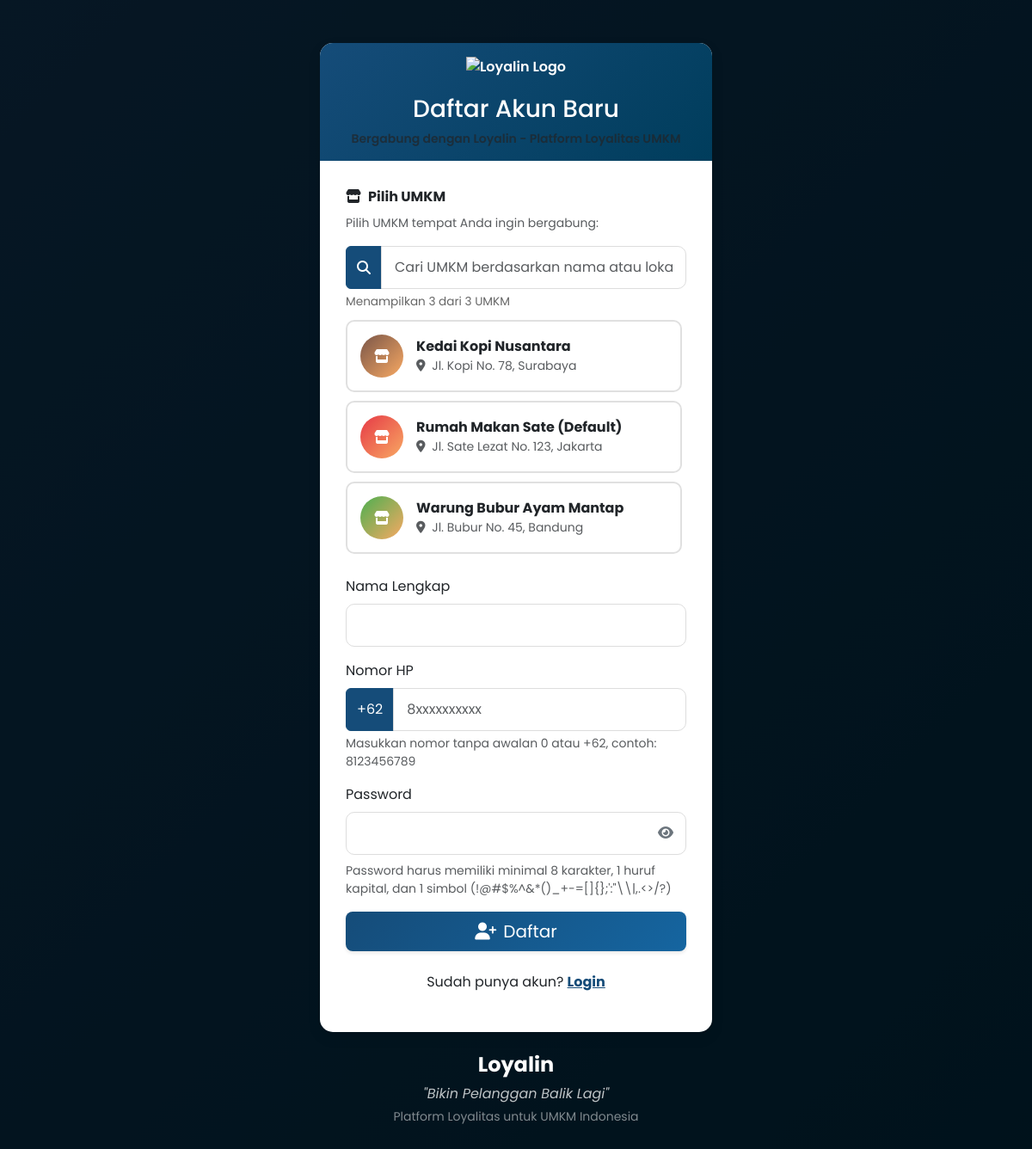
/register.php, run on the app's committed database.
### tables this page shows
CREATE TABLE IF NOT EXISTS businesses (
    id INT AUTO_INCREMENT PRIMARY KEY,
    business_name VARCHAR(255) NOT NULL,
    business_slug VARCHAR(255) UNIQUE NOT NULL,
    owner_name VARCHAR(255),
    phone VARCHAR(15),
    email VARCHAR(255),
    address TEXT,
    logo_path VARCHAR(255),
    
     
    points_ratio INT DEFAULT 10000,
    
     
    primary_color VARCHAR(7) DEFAULT '#e63946',
    secondary_color VARCHAR(7) DEFAULT '#f1faee',
    accent_color VARCHAR(7) DEFAULT '#f8a963',
    
     
    subscription_status ENUM('active', 'suspended', 'cancelled') DEFAULT 'active',
    subscription_start_date DATE,
    subscription_end_date DATE,
    monthly_fee DECIMAL(10,2) DEFAULT 50000,
    
     
    status ENUM('active', 'inactive') DEFAULT 'active',
    
     
    created_at TIMESTAMP DEFAULT CURRENT_TIMESTAMP,
    updated_at TIMESTAMP DEFAULT CURRENT_TIMESTAMP ON UPDATE CURRENT_TIMESTAMP,
    
    INDEX idx_slug (business_slug),
    INDEX idx_status (status),
    INDEX idx_subscription (subscription_status)
);

### config/db.php (called while the page is built, shortened)
<?php
function getAllActiveBusinesses($conn) {
    $query = "SELECT * FROM businesses WHERE status = 'active' AND subscription_status = 'active' ORDER BY business_name ASC";
    $result = $conn->query($query);
    $businesses = [];
    if ($result->num_rows > 0) {
        while ($row = $result->fetch_assoc()) {
            $businesses[] = $row;
        }
    }
    return $businesses;
}
?>

### register.php (the view, shortened to what this page needs)
<?php
require_once 'config/db.php';
$basePath = '';
$activeBusinesses = getAllActiveBusinesses($conn);
$name = '';
$phone = '';
?>
<!DOCTYPE html>
<html lang="id">
<head>
    <link href="https://cdn.jsdelivr.net/npm/bootstrap@5.3.0/dist/css/bootstrap.min.css" rel="stylesheet">
    <link rel="stylesheet" href="https://cdnjs.cloudflare.com/ajax/libs/font-awesome/6.4.0/css/all.min.css">
    <link rel="stylesheet" href="<?php echo isset($basePath) ? $basePath : ''; ?>assets/css/style.css">
</head>
<body>
    <div class="container register-container">
        <div class="card">
            <div class="card-header text-center">
                <div class="auth-logo">
                    <img src="assets/images/logo-loyalin.png" alt="Loyalin Logo" style="max-width: 200px;">
                </div>
                <h3>Daftar Akun Baru</h3>
                <p class="text-muted small mb-0">Bergabung dengan Loyalin - Platform Loyalitas UMKM</p>
            </div>
            <div class="card-body auth-form">
                <?php if(count($activeBusinesses) > 0): ?>
                <form method="POST" action="<?php echo htmlspecialchars($_SERVER["PHP_SELF"]); ?>"
                    onsubmit="return validateRegistrationForm()">
                    <div class="mb-3">
                        <label class="form-label fw-bold">
                            <i class="fas fa-store me-2"></i>Pilih UMKM
                        </label>
                        <p class="text-muted small">Pilih UMKM tempat Anda ingin bergabung:</p>
                        <div class="business-search-box">
                            <div class="input-group">
                                <span class="input-group-text"><i class="fas fa-search"></i></span>
                                <input type="text" class="form-control" id="businessSearch"
                                    placeholder="Cari UMKM berdasarkan nama atau lokasi...">
                            </div>
                            <div class="business-counter">
                                Menampilkan <span id="visibleCount"><?php echo count($activeBusinesses); ?></span>
                                dari <span id="totalCount"><?php echo count($activeBusinesses); ?></span> UMKM
                            </div>
                        </div>
                        <div class="business-list-container" id="businessList">
                            <?php foreach($activeBusinesses as $business): ?>
                            <div class="business-select-card" data-business-name="<?php echo strtolower($business['business_name']); ?>"
                                data-business-address="<?php echo strtolower($business['address']); ?>">
                                <label class="business-select-label" for="business_<?php echo $business['id']; ?>">
                                    <div class="d-flex align-items-center">
                                        <?php if($business['logo_path'] && file_exists($business['logo_path'])): ?>
                                            <img src="<?php echo $business['logo_path']; ?>" alt="Logo"
                                                style="width: 50px; height: 50px; object-fit: cover; border-radius: 50%; margin-right: 15px;">
                                        <?php else: ?>
                                            <div style="width: 50px; height: 50px; border-radius: 50%; margin-right: 15px;
                                                background: linear-gradient(135deg, <?php echo $business['primary_color']; ?>, <?php echo $business['accent_color']; ?>);
                                                display: flex; align-items: center; justify-content: center;">
                                                <i class="fas fa-store text-white"></i>
                                            </div>
                                        <?php endif; ?>
                                        <div class="flex-grow-1">
                                            <div class="fw-bold"><?php echo htmlspecialchars($business['business_name']); ?></div>
                                            <div class="text-muted small">
                                                <i class="fas fa-map-marker-alt me-1"></i>
                                                <?php echo htmlspecialchars(substr($business['address'], 0, 50)); ?><?php echo strlen($business['address']) > 50 ? '...' : ''; ?>
                                            </div>
                                        </div>
                                    </div>
                                </label>
                            </div>
                            <?php endforeach; ?>
                        </div>
                    </div>
                    <div class="mb-3">
                        <label for="name" class="form-label">Nama Lengkap</label>
                        <input type="text" class="form-control" id="name" name="name"
                            value="<?php echo htmlspecialchars($name); ?>" required>
                    </div>
                    <div class="mb-3">
                        <label for="phone" class="form-label">Nomor HP</label>
                        <div class="input-group">
                            <span class="input-group-text">+62</span>
                            <input type="text" class="form-control" id="phone" name="phone" placeholder="8xxxxxxxxxx"
                                value="<?php echo htmlspecialchars(str_replace('62', '', $phone)); ?>" required
                                onkeyup="formatPhoneNumberInput(this)">
                        </div>
                        <div class="form-text">Masukkan nomor tanpa awalan 0 atau +62, contoh: 8123456789</div>
                    </div>
                    <div class="mb-3">
                        <label for="password" class="form-label">Password</label>
                        <div class="password-container">
                            <input type="password" class="form-control" id="password" name="password" required>
                            <span class="password-toggle" onclick="togglePassword('password')">
                                <i class="fas fa-eye"></i>
                            </span>
                        </div>
                        <div class="form-text">
                            Password harus memiliki minimal 8 karakter, 1 huruf kapital, dan 1 simbol
                            (!@#$%^&*()_+-=[]{};':"\\|,.<>/?)
                        </div>
                    </div>
                    <div class="d-grid gap-2 mb-4">
                        <button type="submit" class="btn btn-primary btn-lg">
                            <i class="fas fa-user-plus me-2"></i>Daftar
                        </button>
                    </div>
                </form>
                <?php endif; ?>
                <div class="text-center">
                    <p>Sudah punya akun? <a href="login.php" class="text-primary fw-bold">Login</a></p>
                </div>
            </div>
        </div>
        <div class="text-center mt-4 text-white">
            <h4><strong>Loyalin</strong></h4>
            <p class="mb-1 opacity-75"><em>"Bikin Pelanggan Balik Lagi"</em></p>
            <p class="small mb-0 opacity-50">Platform Loyalitas untuk UMKM Indonesia</p>
        </div>
    </div>
</body>
</html>

### assets/css/style.css (style rules this page uses)
:root { --primary-color: #154c79; --secondary-color: #f8f9fa; --accent-color: #c5d900; --dark-color: #003d5c; --light-color: #e8f4f8; --success-color: #c5d900; --warning-color: #ff9800; --danger-color: #dc3545; }
body { font-family: "Poppins", sans-serif; background-color: #f8f9fa; color: #333; }
.btn-primary { background-color: var(--primary-color); border-color: var(--primary-color); box-shadow: 0 2px 4px rgba(0, 0, 0, 0.1); transition: all 0.3s ease; }
.card { border-radius: 15px; overflow: hidden; box-shadow: 0 6px 15px rgba(0, 0, 0, 0.1); margin-bottom: 20px; border: none; transition: all 0.3s ease; }
.card-header { background-color: var(--dark-color); color: white; font-weight: 600; padding: 15px 20px; border-bottom: none; }
.login-container, .register-container { max-width: 480px; margin: 50px auto; position: relative; z-index: 10; }
.auth-form { padding: 30px; }
.auth-logo { text-align: center; margin-bottom: 20px; }
.auth-logo img { height: 80px; }
.form-control { border-radius: 10px; padding: 12px 15px; border: 1px solid #ddd; transition: all 0.3s ease; }
.password-container { position: relative; }
.password-container .password-toggle { position: absolute; top: 50%; right: 15px; transform: translateY(-50%); cursor: pointer; color: #6c757d; transition: color 0.3s ease; }

### register.php (style rules this page uses)
.card-header { background: linear-gradient(135deg, #154c79, #003d5c); color: white; border: none; }
.btn-primary { background: linear-gradient(135deg, #154c79, #1565a0); border: none; transition: all 0.3s; }
.text-primary { color: #154c79 !important; }
.input-group-text { background-color: #154c79; color: white; border-color: #154c79; }
.business-select-card { border: 2px solid #e0e0e0; border-radius: 10px; padding: 15px; margin-bottom: 10px; cursor: pointer; transition: all 0.3s ease; background: white; }
.business-select-label { margin: 0; cursor: pointer; width: 100%; }
.business-list-container { max-height: 400px; overflow-y: auto; padding-right: 5px; margin-bottom: 15px; }
.business-search-box { position: sticky; top: 0; background: white; z-index: 10; padding-bottom: 10px; }
.business-counter { font-size: 0.85rem; color: #666; margin-top: 5px; }

### data on the page
businesses: business_name "Kedai Kopi Nusantara", address "Jl. Kopi No. 78, Surabaya"
businesses: business_name "Rumah Makan Sate (Default)", address "Jl. Sate Lezat No. 123, Jakarta"
businesses: business_name "Warung Bubur Ayam Mantap", address "Jl. Bubur No. 45, Bandung"

### other printed values
count($activeBusinesses) "3"
